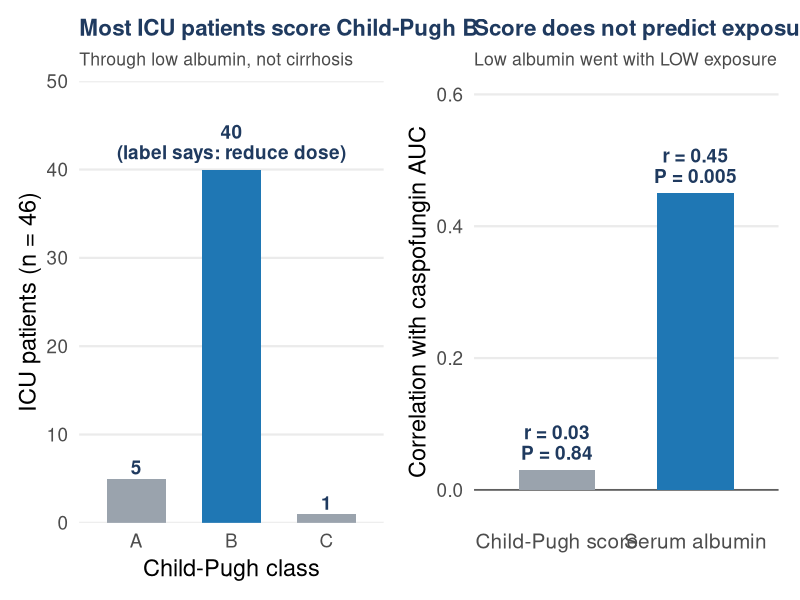

Write the R code that produced this figure.
# =============================================================================
# Slide 7 (liver). Child-Pugh class and caspofungin exposure in ICU patients
# (Kurland 2019, AAC; n = 46).  Child-Pugh A 5, B 40, C 1.
#   Correlation with AUC: Child-Pugh score r = 0.03 (P = 0.84); albumin r = 0.45 (P = 0.005)
# Published summary statistics only.
# =============================================================================
suppressPackageStartupMessages({library(dplyr); library(ggplot2); library(patchwork)})
col_blue <- "#1f77b4"; col_grey <- "#9aa3ad"; col_navy <- "#1f3a5f"; col_dark <- "#4a4a4a"; col_red <- "#b03a3a"
base_theme <- function(bs = 17) theme_minimal(base_size = bs) + theme(panel.grid.minor = element_blank(), plot.title = element_text(face = "bold", color = col_navy, size = bs * 0.95), plot.subtitle = element_text(color = col_dark, size = bs * 0.75), plot.margin = margin(8, 10, 8, 8))

cp <- tibble(cls = factor(c("A", "B", "C"), c("A", "B", "C")), n = c(5, 40, 1),
             lab = c("5", "40\n(label says: reduce dose)", "1"))
p1 <- ggplot(cp, aes(cls, n)) +
  geom_col(fill = c(col_grey, col_blue, col_grey), width = 0.62) +
  geom_text(aes(label = lab), vjust = -0.3, size = 4.8, lineheight = 0.9, color = col_navy, fontface = "bold") +
  scale_y_continuous(limits = c(0, 50), expand = c(0, 0)) +
  labs(x = "Child-Pugh class", y = "ICU patients (n = 46)", title = "Most ICU patients score Child-Pugh B",
       subtitle = "Through low albumin, not cirrhosis") +
  base_theme(17) + theme(panel.grid.major.x = element_blank())

r <- tibble(var = factor(c("Child-Pugh score", "Serum albumin"), c("Child-Pugh score", "Serum albumin")),
            r = c(0.03, 0.45), lab = c("r = 0.03\nP = 0.84", "r = 0.45\nP = 0.005"))
p2 <- ggplot(r, aes(var, r)) +
  geom_hline(yintercept = 0, color = col_dark) +
  geom_col(fill = c(col_grey, col_blue), width = 0.55) +
  geom_text(aes(label = lab), vjust = -0.3, size = 4.8, lineheight = 0.9, color = col_navy, fontface = "bold") +
  scale_y_continuous(limits = c(-0.05, 0.62), breaks = seq(0, 0.6, 0.2), expand = c(0, 0)) +
  labs(x = NULL, y = "Correlation with caspofungin AUC", title = "Score does not predict exposure; albumin does",
       subtitle = "Low albumin went with LOW exposure") +
  base_theme(17) + theme(panel.grid.major.x = element_blank(), axis.text.x = element_text(size = 15))
p <- p1 + p2
ggsave("figures/child_pugh_caspofungin.png", p, width = 12.5, height = 5.4, dpi = 200, bg = "white")
